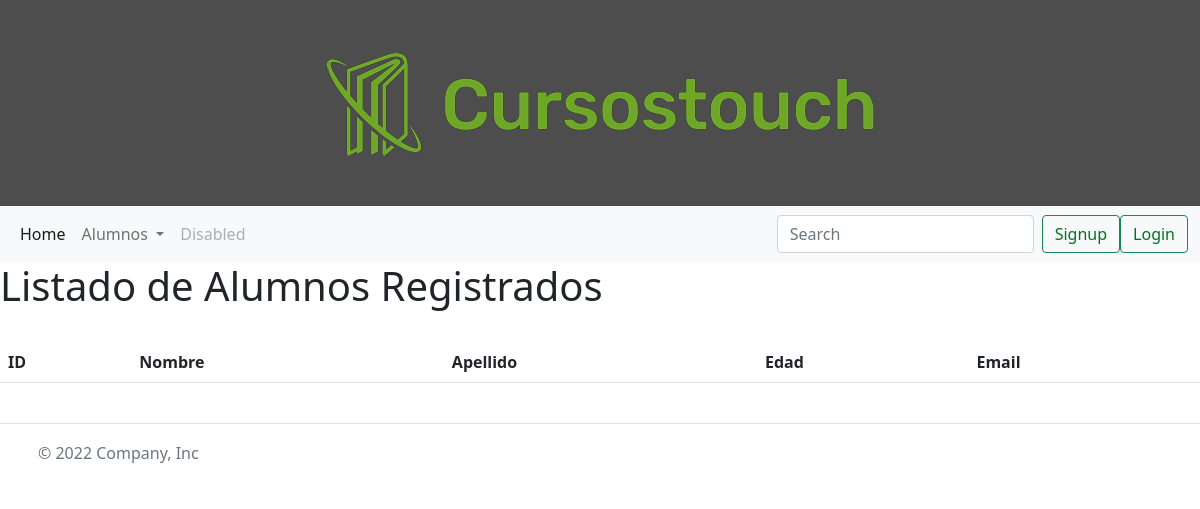
/registro, run on an earlier commit of the app's database.
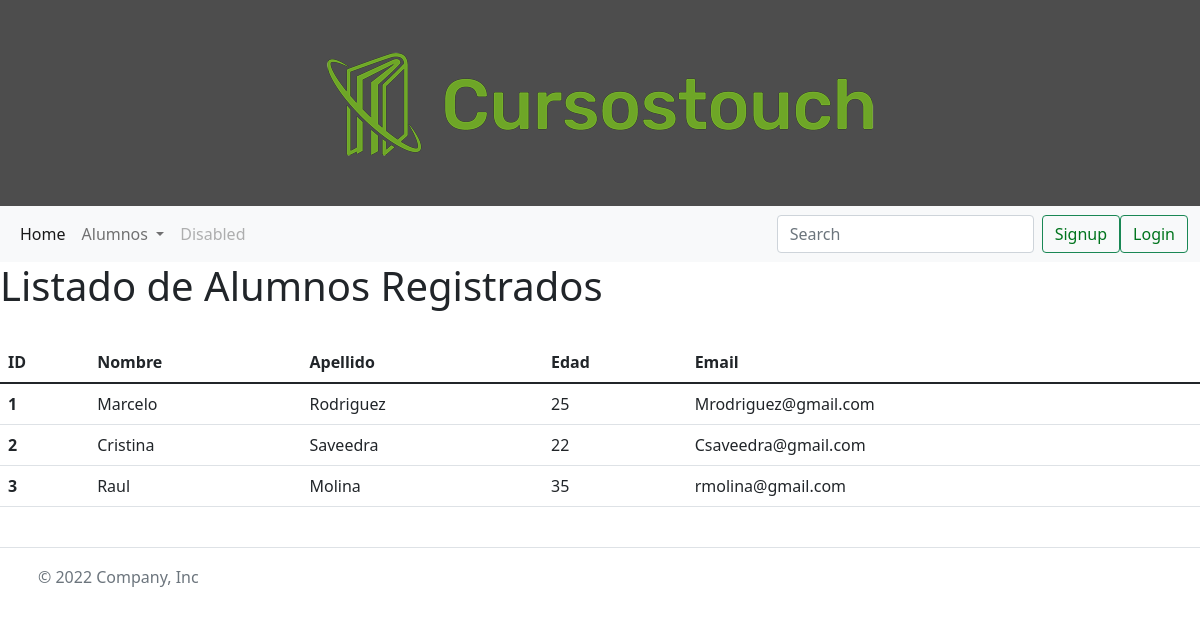
And on a later commit of the database.
### miapp/models.py (models this page shows, shortened)
class Alumno(models.Model):
    nombre = models.CharField(max_length=45,)
    apellido = models.CharField(max_length=45,)
    edad = models.IntegerField()
    email = models.EmailField()

### miapp/views.py (the view)
# urls.py: path('registro', views.registro, name='registro'),
def registro(request):
    alumnos = Alumno.objects.all
    return render(request, 'miapp/registro.html', {'alumnos':alumnos})

### miapp/templates/miapp/registro.html
{% extends 'templatebase.html' %}
{% block content %}
<h1>Listado de Alumnos Registrados</h1>
<br>
<div class='contenedortabla'>
    <table class="table" class='tabla-alumnos'>
        <thead>
            <tr>
                <th scope="col">ID</th>
                <th scope="col">Nombre</th>
                <th scope="col">Apellido</th>
                <th scope="col">Edad</th>
                <th scope="col">Email</th>
            </tr>
        </thead>
        <tbody>
        {% for alumno in alumnos %}
        <tr>
            <th scope="row">{{alumno.id}}</th>
            <td>{{alumno.nombre}}</td>
            <td>{{alumno.apellido}}</td>
            <td>{{alumno.edad}}</td>
            <td>{{alumno.email}}</td>
        </tr>
        {% endfor %}
        </tbody>
    </table>
</div>
{% endblock content %}

What changed in the data, as far as the page shows it:
added Alumno: id "1", nombre "Marcelo", apellido "Rodriguez", edad "25", email "Mrodriguez@gmail.com"
added Alumno: id "2", nombre "Cristina", apellido "Saveedra", edad "22", email "Csaveedra@gmail.com"
added Alumno: id "3", nombre "Raul", apellido "Molina", edad "35", email "rmolina@gmail.com"
